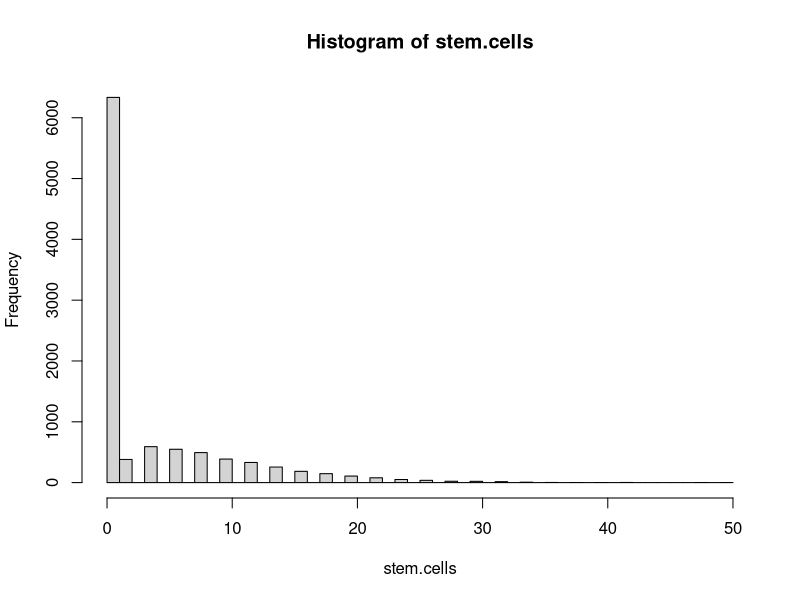

Recreate this plot in R.
#R Program to Monte Carlo stem cell proliferation model
stem.cells <- c(0)
n.trials <- 10000
n.gens <- 7
p.div <- 0.6
for (i.trial in 1:n.trials) {   # Loop over Monte Carlo Trials  
  n.stem.curr <- 1
  n.stem.next <- 0
  for (i.gen in 1:n.gens) {     # Loop over generations
    for (i.cell in 1:n.stem.curr) {
    	if (p.div > runif(1)) {
    	n.stem.next <- n.stem.next+2
    	}
    }
    n.stem.curr <- n.stem.next
    n.stem.next <- 0
    if (n.stem.curr==0) {
      break
    }
  }
  stem.cells[i.trial] <- n.stem.curr
}
hist(stem.cells, breaks=50)
output<-sprintf("Mean # cells at %3d gens=%7.2f\n",n.gens, mean(stem.cells))
cat(output)
